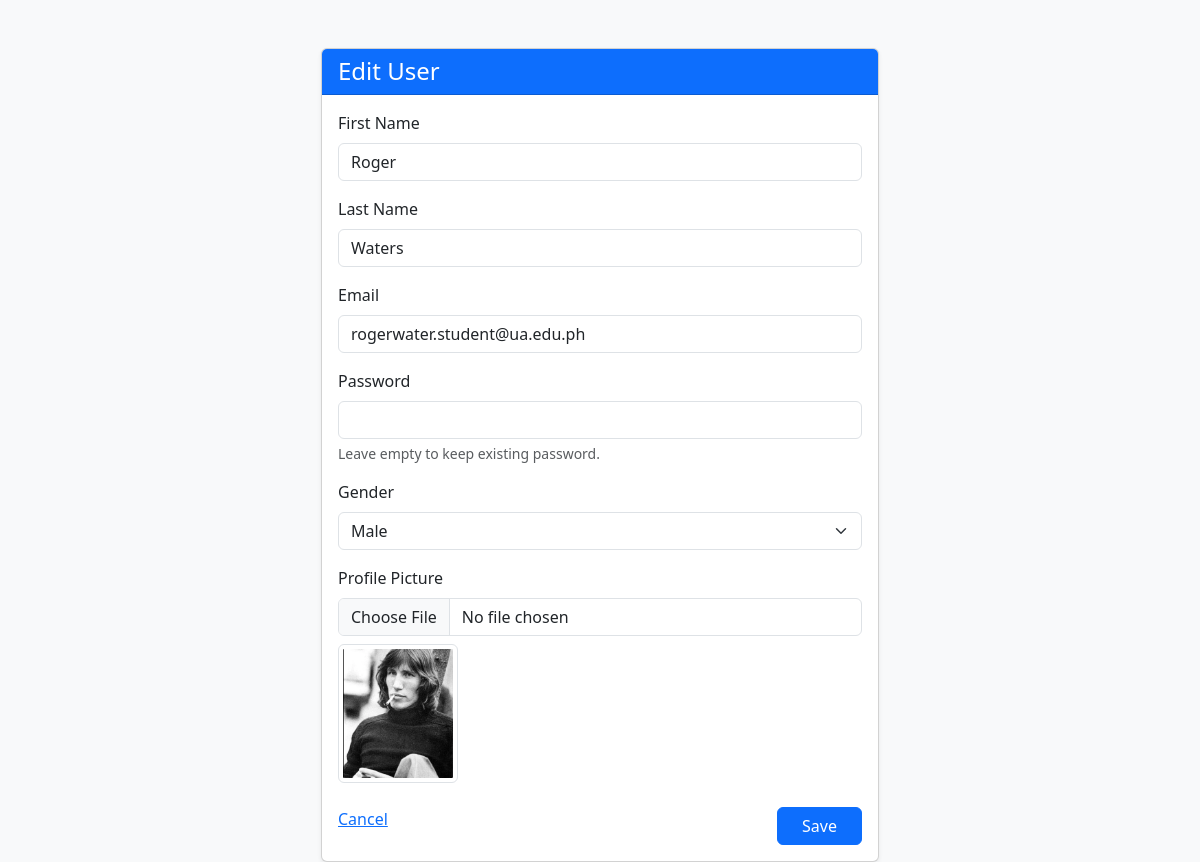
The app's page /update/3/ (signed in) with its own data.
### myapp/models.py (models this page shows, shortened)
class UserRegistration(models.Model):
    first_name = models.CharField(max_length=100)
    last_name = models.CharField(max_length=100)
    email = models.EmailField(max_length=250)
    password = models.CharField(max_length=150)
    date_registered = models.DateTimeField(auto_now_add=True)
    gender = models.CharField(max_length=16)
    profile_picture = models.ImageField(
        upload_to='profile_pictures/',
        blank=True,
        null=True
    )

### myapp/views.py (the view, shortened to what this page needs)
# urls.py: path('update/<int:id>/', views.user_update_view, name='user_update'),
def user_update_view(request, id):
    if 'user_id' not in request.session:
        return redirect('login')
    user = get_object_or_404(UserRegistration, id=id)
    return render(request, 'myapp/user_form.html', {'user': user, 'title': 'Edit User'})

### myapp/templates/myapp/user_form.html (shortened to what this page needs)
<!doctype html>
<html>
<head>
    <link href="https://cdn.jsdelivr.net/npm/bootstrap@5.3.2/dist/css/bootstrap.min.css" rel="stylesheet">
</head>
<body class="bg-light">
<div class="container mt-5">
    <div class="col-md-6 offset-md-3">
        <div class="card shadow-sm">
            <div class="card-header bg-primary text-white">
                <h4 class="mb-0">{{ title }}</h4>
            </div>
            <div class="card-body">
                <form method="post" enctype="multipart/form-data">
                    <div class="mb-3">
                        <label class="form-label">First Name</label>
                        <input type="text" name="first_name" class="form-control"
                               value="{% if user %}{{ user.first_name }}{% endif %}" required>
                    </div>
                    <div class="mb-3">
                        <label class="form-label">Last Name</label>
                        <input type="text" name="last_name" class="form-control"
                               value="{% if user %}{{ user.last_name }}{% endif %}" required>
                    </div>
                    <div class="mb-3">
                        <label class="form-label">Email</label>
                        <input type="email" name="email" class="form-control"
                               value="{% if user %}{{ user.email }}{% endif %}" required>
                    </div>
                    <div class="mb-3">
                        <label class="form-label">Password</label>
                        <input type="password" name="password" class="form-control"
                               {% if title == 'Add User' %}required{% endif %}>
                        <div class="form-text">
                            {% if title == "Edit User" %}
                                Leave empty to keep existing password.
                            {% endif %}
                        </div>
                    </div>
                    <div class="mb-3">
                        <label class="form-label">Gender</label>
                        <select name="gender" class="form-select">
                            <option value="Male" {% if user and user.gender == "Male" %}selected{% endif %}>Male</option>
                        </select>
                    </div>
                    <div class="mb-3">
                        <label class="form-label">Profile Picture</label>
                        <input type="file" name="profile_picture" class="form-control">
                        {% if user and user.profile_picture %}
                            <img src="{{ user.profile_picture.url }}" class="img-thumbnail mt-2" width="120">
                        {% endif %}
                    </div>
                    <div class="d-flex justify-content-between mt-4">
                        <a href="{% url 'user_list' %} class="btn btn-secondary">Cancel</a>
                        <button type="submit" class="btn btn-primary px-4">Save</button>
                    </div>
                </form>
            </div>
        </div>
    </div>
</div>
</body>
</html>

### records on screen
UserRegistration: first_name "Roger", last_name "Waters", email "rogerwater.student@ua.edu.ph", gender "Male", profile_picture (picture)

### other values on screen
{{ title }} "Edit User"
